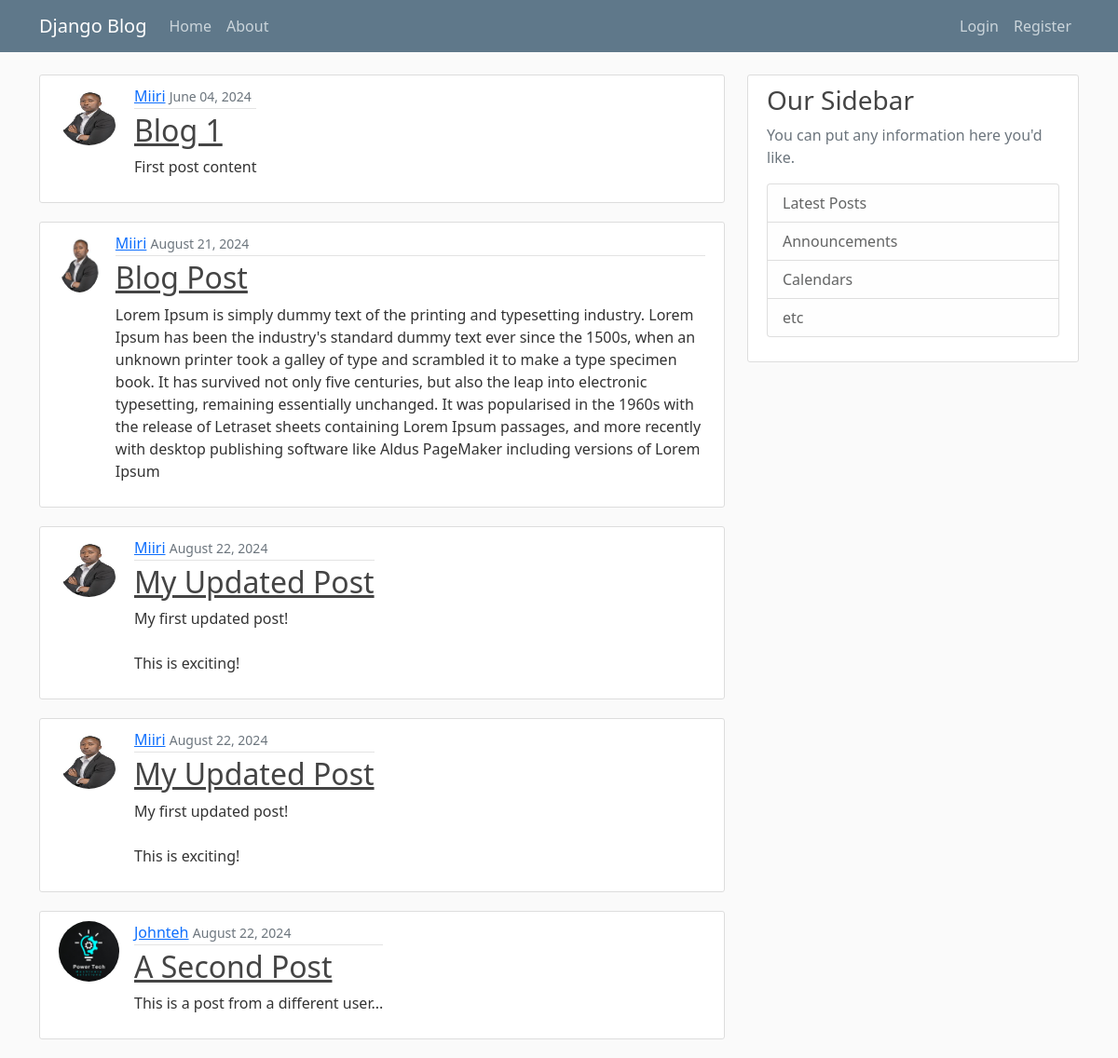
The page / on the database its author committed.
### blog/models.py (models this page shows, shortened)
class Post(models.Model):
    title = models.CharField(max_length=100)
    content = models.TextField()
    date_posted = models.DateTimeField(default=timezone.now)
    author = models.ForeignKey(User, on_delete=models.CASCADE)

### users/models.py (models this page shows, shortened)
class Profile(models.Model):
    user = models.OneToOneField(User, on_delete=models.CASCADE)
    image = models.ImageField(default='ELECTRICITY.png', upload_to='profile_pics')

### blog/views.py (the view)
# urls.py: path('', PostlistView.as_view(), name = 'blog-home'),
class PostlistView(ListView):
    model = Post
    template_name = 'blog/home.html' #<app>/<model>_<viewtype>.html
    context_object_name = 'posts'
    paginate_by = 5

### blog/templates/blog/home.html
{% extends "blog/base.html" %}
{% block content%}
    {% for post in posts %}
        <article class="media content-section d-flex align-items-start">
            <img class = "rounded-circle article-img mr-3" src="{{ post.author.profile.image.url }}" >
            <div class="media-body">
                <div class="article-metadata">
                    <a class="mr-2" href="#">{{ post.author }}</a>
                    <small class="text-muted">{{ post.date_posted| date:"F d, Y" }}</small>
                </div>
                <h2><a class="article-title" href="{% url 'post-detail' post.id %}">{{ post.title }}</a></h2>
                <p class="article-content">{{ post.content }}</p>
            </div>
        </article>
    {% endfor %}
{% endblock content %}

### blog/static/blog/main.css (style rules this page uses)
body { background: #fafafa; color: #333333; margin-top: 5rem; }
h1, h2, h3, h4, h5, h6 { color: #444444; }
.content-section { background: #ffffff; padding: 10px 20px; border: 1px solid #dddddd; border-radius: 3px; margin-bottom: 20px; }
.article-title { color: #444444; }
.article-content { white-space: pre-line; }
.article-img { height: 65px; width: 65px; margin-right: 16px; }
.article-metadata { padding-bottom: 1px; margin-bottom: 4px; border-bottom: 1px solid #e3e3e3 }

### rows shown on the page
Post: author.profile.image (picture), author "Miiri", date_posted "June 04, 2024", title "Blog 1", content "First post content"
Post: author.profile.image (picture), author "Miiri", date_posted "August 21, 2024", title "Blog Post", content "Lorem Ipsum is simply dummy text of the printing and typesetting industry. Lorem Ipsum has been the industry's standard dummy text ever since the 1500s, when an unknown printer took a galley of type and scrambled it to make a type specimen book. It has survived not only five centuries, but also the leap into electronic typesetting, remaining essentially unchanged. It was popularised in the 1960s with the release of Letraset sheets containing Lorem Ipsum passages, and more recently with desktop publishing software like Aldus PageMaker including versions of Lorem Ipsum"
Post: author.profile.image (picture), author "Miiri", date_posted "August 22, 2024", title "My Updated Post", content "My first updated post! This is exciting!"
Post: author.profile.image (picture), author "Miiri", date_posted "August 22, 2024", title "My Updated Post", content "My first updated post! This is exciting!"
Post: author.profile.image (picture), author "Johnteh", date_posted "August 22, 2024", title "A Second Post", content "This is a post from a different user..."
